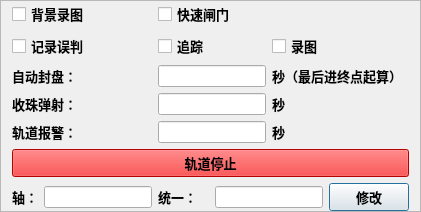
              <widget class="QFrame" name="frame_12">
               <property name="frameShape">
                <enum>QFrame::Shape::StyledPanel</enum>
               </property>
               <property name="frameShadow">
                <enum>QFrame::Shadow::Raised</enum>
               </property>
               <layout class="QGridLayout" name="gridLayout_15">
                <property name="topMargin">
                 <number>0</number>
                </property>
                <property name="bottomMargin">
                 <number>0</number>
                </property>
                <item row="0" column="0" colspan="2">
                 <widget class="QCheckBox" name="checkBox_9">
                  <property name="font">
                   <font>
                    <family>微软雅黑</family>
                    <pointsize>10</pointsize>
                    <bold>true</bold>
                   </font>
                  </property>
                  <property name="text">
                   <string>背景录图</string>
                  </property>
                 </widget>
                </item>
                <item row="0" column="2" colspan="3">
                 <widget class="QCheckBox" name="checkBox_10">
                  <property name="font">
                   <font>
                    <family>微软雅黑</family>
                    <pointsize>10</pointsize>
                    <bold>true</bold>
                   </font>
                  </property>
                  <property name="text">
                   <string>快速闸门</string>
                  </property>
                 </widget>
                </item>
                <item row="1" column="0" colspan="2">
                 <widget class="QCheckBox" name="checkBox_12">
                  <property name="font">
                   <font>
                    <family>微软雅黑</family>
                    <pointsize>10</pointsize>
                    <bold>true</bold>
                   </font>
                  </property>
                  <property name="text">
                   <string>记录误判</string>
                  </property>
                 </widget>
                </item>
                <item row="1" column="2" colspan="2">
                 <widget class="QCheckBox" name="checkBox_11">
                  <property name="font">
                   <font>
                    <family>微软雅黑</family>
                    <pointsize>10</pointsize>
                    <bold>true</bold>
                   </font>
                  </property>
                  <property name="text">
                   <string>追踪</string>
                  </property>
                 </widget>
                </item>
                <item row="1" column="4" colspan="2">
                 <widget class="QCheckBox" name="checkBox_13">
                  <property name="font">
                   <font>
                    <family>微软雅黑</family>
                    <pointsize>10</pointsize>
                    <bold>true</bold>
                   </font>
                  </property>
                  <property name="text">
                   <string>录图</string>
                  </property>
                 </widget>
                </item>
                <item row="2" column="0" colspan="2">
                 <widget class="QLabel" name="label_10">
                  <property name="font">
                   <font>
                    <family>微软雅黑</family>
                    <pointsize>10</pointsize>
                    <bold>true</bold>
                   </font>
                  </property>
                  <property name="text">
                   <string>自动封盘：</string>
                  </property>
                 </widget>
                </item>
                <item row="2" column="2" colspan="2">
                 <widget class="QLineEdit" name="lineEdit_13"/>
                </item>
                <item row="2" column="4" colspan="2">
                 <widget class="QLabel" name="label_13">
                  <property name="font">
                   <font>
                    <family>微软雅黑</family>
                    <pointsize>10</pointsize>
                    <bold>true</bold>
                   </font>
                  </property>
                  <property name="text">
                   <string>秒（最后进终点起算）</string>
                  </property>
                 </widget>
                </item>
                <item row="3" column="0" colspan="2">
                 <widget class="QLabel" name="label_11">
                  <property name="font">
                   <font>
                    <family>微软雅黑</family>
                    <pointsize>10</pointsize>
                    <bold>true</bold>
                   </font>
                  </property>
                  <property name="text">
                   <string>收珠弹射：</string>
                  </property>
                 </widget>
                </item>
                <item row="3" column="2" colspan="2">
                 <widget class="QLineEdit" name="lineEdit_14"/>
                </item>
                <item row="3" column="4">
                 <widget class="QLabel" name="label_14">
                  <property name="font">
                   <font>
                    <family>微软雅黑</family>
                    <pointsize>10</pointsize>
                    <bold>true</bold>
                   </font>
                  </property>
                  <property name="text">
                   <string>秒</string>
                  </property>
                 </widget>
                </item>
                <item row="4" column="0" colspan="2">
                 <widget class="QLabel" name="label_12">
                  <property name="font">
                   <font>
                    <family>微软雅黑</family>
                    <pointsize>10</pointsize>
                    <bold>true</bold>
                   </font>
                  </property>
                  <property name="text">
                   <string>轨道报警：</string>
                  </property>
                 </widget>
                </item>
                <item row="4" column="2" colspan="2">
                 <widget class="QLineEdit" name="lineEdit_15"/>
                </item>
                <item row="4" column="4">
                 <widget class="QLabel" name="label_15">
                  <property name="font">
                   <font>
                    <family>微软雅黑</family>
                    <pointsize>10</pointsize>
                    <bold>true</bold>
                   </font>
                  </property>
                  <property name="text">
                   <string>秒</string>
                  </property>
                 </widget>
                </item>
                <item row="5" column="0" colspan="6">
                 <widget class="QPushButton" name="pushButton_18">
                  <property name="font">
                   <font>
                    <family>微软雅黑</family>
                    <pointsize>10</pointsize>
                    <bold>true</bold>
                   </font>
                  </property>
                  <property name="styleSheet">
                   <string notr="true">background:rgb(255,0,0)</string>
                  </property>
                  <property name="text">
                   <string>轨道停止</string>
                  </property>
                 </widget>
                </item>
                <item row="6" column="0">
                 <widget class="QLabel" name="label_16">
                  <property name="font">
                   <font>
                    <family>微软雅黑</family>
                    <pointsize>10</pointsize>
                    <bold>true</bold>
                   </font>
                  </property>
                  <property name="text">
                   <string>轴：</string>
                  </property>
                 </widget>
                </item>
                <item row="6" column="1">
                 <widget class="QLineEdit" name="lineEdit_16"/>
                </item>
                <item row="6" column="2">
                 <widget class="QLabel" name="label_17">
                  <property name="font">
                   <font>
                    <family>微软雅黑</family>
                    <pointsize>10</pointsize>
                    <bold>true</bold>
                   </font>
                  </property>
                  <property name="text">
                   <string>统一：</string>
                  </property>
                 </widget>
                </item>
                <item row="6" column="3" colspan="2">
                 <widget class="QLineEdit" name="lineEdit_17"/>
                </item>
                <item row="6" column="5">
                 <widget class="QPushButton" name="pushButton_19">
                  <property name="font">
                   <font>
                    <family>微软雅黑</family>
                    <pointsize>10</pointsize>
                    <bold>true</bold>
                   </font>
                  </property>
                  <property name="text">
                   <string>修改</string>
                  </property>
                  <property name="default">
                   <bool>true</bool>
                  </property>
                 </widget>
                </item>
               </layout>
              </widget>
